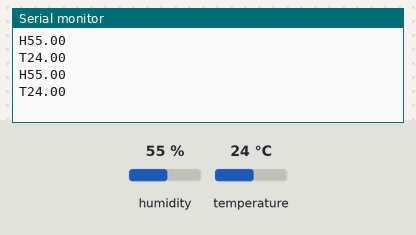
Simulated run of this sketch. Board: Arduino Uno, built with avr-gcc and run on an emulated ATmega328P. Parts: the last lines printed to the serial monitor. The inputs (shaded band) are chosen by the test bench; at power-on: humidity 55 %, temperature 24 °C.

Above: at 4.8 s.
4.9 s: humidity set to 22 %
At 6.6 s:
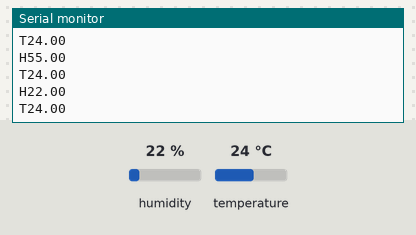
7.9 s: temperature set to 12 °C
At 9.5 s:
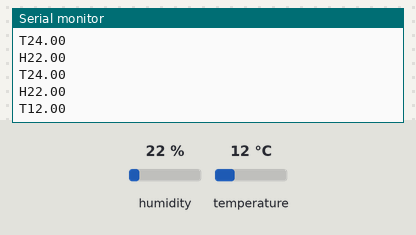
10.9 s: humidity set to 40 %
At 13.0 s:
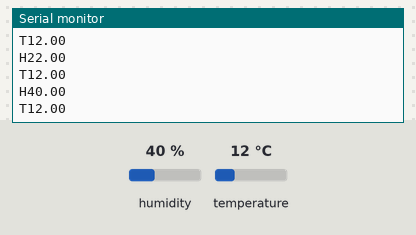
Timing chart, 0 to 14.5 s (numbered marks = the images above; inputs shaded):
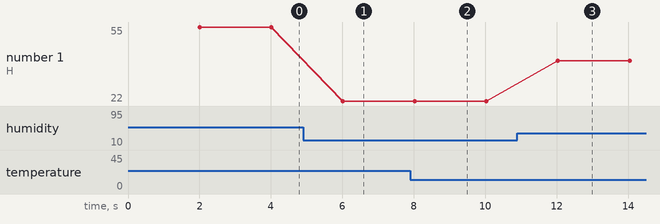

Measured:
- after the input at 4.9 s, the serial monitor: prints a new line after 1.1 s (image 1)
- after the input at 7.9 s, the serial monitor: prints a new line after 0.13 s (image 2)
- after the input at 10.9 s, the serial monitor: prints a new line after 1.1 s (image 3)
- plotted number 1: 55 → 22 after the input at 4.9 s, 22 → 40 after the input at 10.9 s

The sketch:

dht22.ino
```cpp
#include <DHT.h>
#define DHTPIN 2 // номер пина, к которому подсоединен датчик

// Раскомментируйте в соответствии с используемым датчиком

// Инициируем датчик

DHT dht(DHTPIN, DHT22);

//DHT dht(DHTPIN, DHT11, 1);

void setup() {
  Serial.begin(9600);
  dht.begin();
}

void loop() {

//  Serial.print("test\r\n");

//    Serial.print(h);
//    // Задержка 2 секунды между измерениями
//
    delay(2000);

    //Считываем влажность
    float h = dht.readHumidity();
    // Считываем температуру
    float t = dht.readTemperature(false);
    // Проверка удачно прошло ли считывание.
    if (isnan(h) || isnan(t)) {
      Serial.println("Не удается считать показания");
      return;
    }
    //Serial.print("Влажность: " + h + " %\t" + "Температура: " + t + " *C ");

    Serial.print("H");
    Serial.print(h);
    Serial.print("\r\n");

    Serial.print("T");
    Serial.print(t);
    Serial.print("\r\n");
}
```
